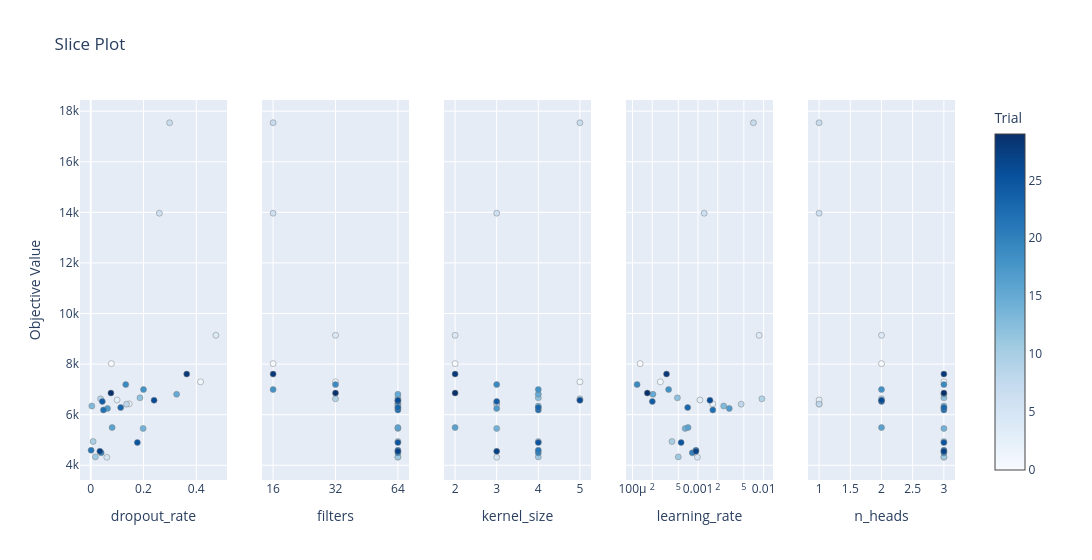

Source (notebook cell):
### Code cell
# Visualize the optimization progress by parameter
optuna.visualization.plot_slice(generic_model_study)

### Figure 1 — Plotly figure (JSON) as saved in the notebook; plotly's stock layout.template omitted (floating-point values rounded to 4 significant figures)
{"data": [{"marker": {"color": [0, 1, 2, 3, 4, 5, 6, 7, 8, 9, 10, 11, 12, 13, 14, 15, 16, 17, 18, 19, 20, 21, 22, 23, 24, 25, 26, 27, 28, 29], "colorbar": {"title": {"text": "Trial"}, "x": 1, "xpad": 40}, "colorscale": [[0, "rgb(247,251,255)"], [0.125, "rgb(222,235,247)"], [0.25, "rgb(198,219,239)"], [0.375, "rgb(158,202,225)"], [0.5, "rgb(107,174,214)"], [0.625, "rgb(66,146,198)"], [0.75, "rgb(33,113,181)"], [0.875, "rgb(8,81,156)"], [1, "rgb(8,48,107)"]], "line": {"color": "Grey", "width": 0.5}, "showscale": true}, "mode": "markers", "name": "Feasible Trial", "showlegend": false, "type": "scatter", "x": [0.078, 0.4162, 0.1456, 0.09984, 0.4744, 0.06102, 0.26, 0.2989, 0.1357, 0.03728, 0.008981, 0.01747, 0.1866, 0.003987, 0.1985, 0.3255, 0.08109, 0.0634, 0.2, 0.1326, 0.03951, 0.001308, 0.04811, 0.1134, 0.04393, 0.1768, 0.2401, 0.03459, 0.3638, 0.07646], "xaxis": "x", "y": [8019.0, 7297.0, 6427.0, 6582.0, 9139.0, 4317.0, 13970.0, 17540.0, 6415.0, 6628.0, 4939.0, 4331.0, 6665.0, 6342.0, 5455.0, 6806.0, 5491.0, 6247.0, 6994.0, 7189.0, 4492.0, 4592.0, 6187.0, 6280.0, 6524.0, 4897.0, 6568.0, 4551.0, 7605.0, 6854.0], "yaxis": "y"}, {"marker": {"color": [0, 1, 2, 3, 4, 5, 6, 7, 8, 9, 10, 11, 12, 13, 14, 15, 16, 17, 18, 19, 20, 21, 22, 23, 24, 25, 26, 27, 28, 29], "colorbar": {"title": {"text": "Trial"}, "x": 1, "xpad": 40}, "colorscale": [[0, "rgb(247,251,255)"], [0.125, "rgb(222,235,247)"], [0.25, "rgb(198,219,239)"], [0.375, "rgb(158,202,225)"], [0.5, "rgb(107,174,214)"], [0.625, "rgb(66,146,198)"], [0.75, "rgb(33,113,181)"], [0.875, "rgb(8,81,156)"], [1, "rgb(8,48,107)"]], "line": {"color": "Grey", "width": 0.5}, "showscale": false}, "mode": "markers", "name": "Feasible Trial", "showlegend": false, "type": "scatter", "x": [16, 32, 64, 64, 32, 64, 16, 16, 64, 32, 64, 64, 64, 64, 64, 64, 64, 64, 16, 32, 64, 64, 64, 64, 64, 64, 64, 64, 16, 32], "xaxis": "x2", "y": [8019.0, 7297.0, 6427.0, 6582.0, 9139.0, 4317.0, 13970.0, 17540.0, 6415.0, 6628.0, 4939.0, 4331.0, 6665.0, 6342.0, 5455.0, 6806.0, 5491.0, 6247.0, 6994.0, 7189.0, 4492.0, 4592.0, 6187.0, 6280.0, 6524.0, 4897.0, 6568.0, 4551.0, 7605.0, 6854.0], "yaxis": "y2"}, {"marker": {"color": [0, 1, 2, 3, 4, 5, 6, 7, 8, 9, 10, 11, 12, 13, 14, 15, 16, 17, 18, 19, 20, 21, 22, 23, 24, 25, 26, 27, 28, 29], "colorbar": {"title": {"text": "Trial"}, "x": 1, "xpad": 40}, "colorscale": [[0, "rgb(247,251,255)"], [0.125, "rgb(222,235,247)"], [0.25, "rgb(198,219,239)"], [0.375, "rgb(158,202,225)"], [0.5, "rgb(107,174,214)"], [0.625, "rgb(66,146,198)"], [0.75, "rgb(33,113,181)"], [0.875, "rgb(8,81,156)"], [1, "rgb(8,48,107)"]], "line": {"color": "Grey", "width": 0.5}, "showscale": false}, "mode": "markers", "name": "Feasible Trial", "showlegend": false, "type": "scatter", "x": [2, 5, 3, 5, 2, 3, 3, 5, 3, 5, 4, 4, 4, 4, 3, 4, 2, 3, 4, 3, 4, 4, 4, 4, 3, 4, 5, 3, 2, 2], "xaxis": "x3", "y": [8019.0, 7297.0, 6427.0, 6582.0, 9139.0, 4317.0, 13970.0, 17540.0, 6415.0, 6628.0, 4939.0, 4331.0, 6665.0, 6342.0, 5455.0, 6806.0, 5491.0, 6247.0, 6994.0, 7189.0, 4492.0, 4592.0, 6187.0, 6280.0, 6524.0, 4897.0, 6568.0, 4551.0, 7605.0, 6854.0], "yaxis": "y3"}, {"marker": {"color": [0, 1, 2, 3, 4, 5, 6, 7, 8, 9, 10, 11, 12, 13, 14, 15, 16, 17, 18, 19, 20, 21, 22, 23, 24, 25, 26, 27, 28, 29], "colorbar": {"title": {"text": "Trial"}, "x": 1, "xpad": 40}, "colorscale": [[0, "rgb(247,251,255)"], [0.125, "rgb(222,235,247)"], [0.25, "rgb(198,219,239)"], [0.375, "rgb(158,202,225)"], [0.5, "rgb(107,174,214)"], [0.625, "rgb(66,146,198)"], [0.75, "rgb(33,113,181)"], [0.875, "rgb(8,81,156)"], [1, "rgb(8,48,107)"]], "line": {"color": "Grey", "width": 0.5}, "showscale": false}, "mode": "markers", "name": "Feasible Trial", "showlegend": false, "type": "scatter", "x": [0.0001307, 0.0002659, 0.001674, 0.001068, 0.008536, 0.000978, 0.00124, 0.006978, 0.004544, 0.009414, 0.0003999, 0.000499, 0.0004842, 0.00246, 0.0006353, 0.0002049, 0.0007029, 0.002994, 0.0003555, 0.0001175, 0.0008169, 0.0009275, 0.001678, 0.0006943, 0.0002007, 0.0005513, 0.001518, 0.0009286, 0.0003304, 0.0001684], "xaxis": "x4", "y": [8019.0, 7297.0, 6427.0, 6582.0, 9139.0, 4317.0, 13970.0, 17540.0, 6415.0, 6628.0, 4939.0, 4331.0, 6665.0, 6342.0, 5455.0, 6806.0, 5491.0, 6247.0, 6994.0, 7189.0, 4492.0, 4592.0, 6187.0, 6280.0, 6524.0, 4897.0, 6568.0, 4551.0, 7605.0, 6854.0], "yaxis": "y4"}, {"marker": {"color": [0, 1, 2, 3, 4, 5, 6, 7, 8, 9, 10, 11, 12, 13, 14, 15, 16, 17, 18, 19, 20, 21, 22, 23, 24, 25, 26, 27, 28, 29], "colorbar": {"title": {"text": "Trial"}, "x": 1, "xpad": 40}, "colorscale": [[0, "rgb(247,251,255)"], [0.125, "rgb(222,235,247)"], [0.25, "rgb(198,219,239)"], [0.375, "rgb(158,202,225)"], [0.5, "rgb(107,174,214)"], [0.625, "rgb(66,146,198)"], [0.75, "rgb(33,113,181)"], [0.875, "rgb(8,81,156)"], [1, "rgb(8,48,107)"]], "line": {"color": "Grey", "width": 0.5}, "showscale": false}, "mode": "markers", "name": "Feasible Trial", "showlegend": false, "type": "scatter", "x": [2, 3, 1, 1, 2, 3, 1, 1, 1, 2, 3, 3, 3, 3, 3, 3, 2, 3, 2, 3, 3, 3, 3, 3, 2, 3, 2, 3, 3, 3], "xaxis": "x5", "y": [8019.0, 7297.0, 6427.0, 6582.0, 9139.0, 4317.0, 13970.0, 17540.0, 6415.0, 6628.0, 4939.0, 4331.0, 6665.0, 6342.0, 5455.0, 6806.0, 5491.0, 6247.0, 6994.0, 7189.0, 4492.0, 4592.0, 6187.0, 6280.0, 6524.0, 4897.0, 6568.0, 4551.0, 7605.0, 6854.0], "yaxis": "y5"}], "layout": {"title": {"text": "Slice Plot"}, "width": 1500, "xaxis": {"anchor": "y", "domain": [0, 0.168], "title": {"text": "dropout_rate"}}, "xaxis2": {"anchor": "y2", "categoryarray": [16, 32, 64], "categoryorder": "array", "domain": [0.208, 0.376], "title": {"text": "filters"}, "type": "category"}, "xaxis3": {"anchor": "y3", "domain": [0.416, 0.584], "title": {"text": "kernel_size"}}, "xaxis4": {"anchor": "y4", "domain": [0.624, 0.792], "title": {"text": "learning_rate"}, "type": "log"}, "xaxis5": {"anchor": "y5", "domain": [0.832, 1], "title": {"text": "n_heads"}}, "yaxis": {"anchor": "x", "domain": [0, 1], "title": {"text": "Objective Value"}}, "yaxis2": {"anchor": "x2", "domain": [0, 1], "matches": "y", "showticklabels": false}, "yaxis3": {"anchor": "x3", "domain": [0, 1], "matches": "y", "showticklabels": false}, "yaxis4": {"anchor": "x4", "domain": [0, 1], "matches": "y", "showticklabels": false}, "yaxis5": {"anchor": "x5", "domain": [0, 1], "matches": "y", "showticklabels": false}}}
